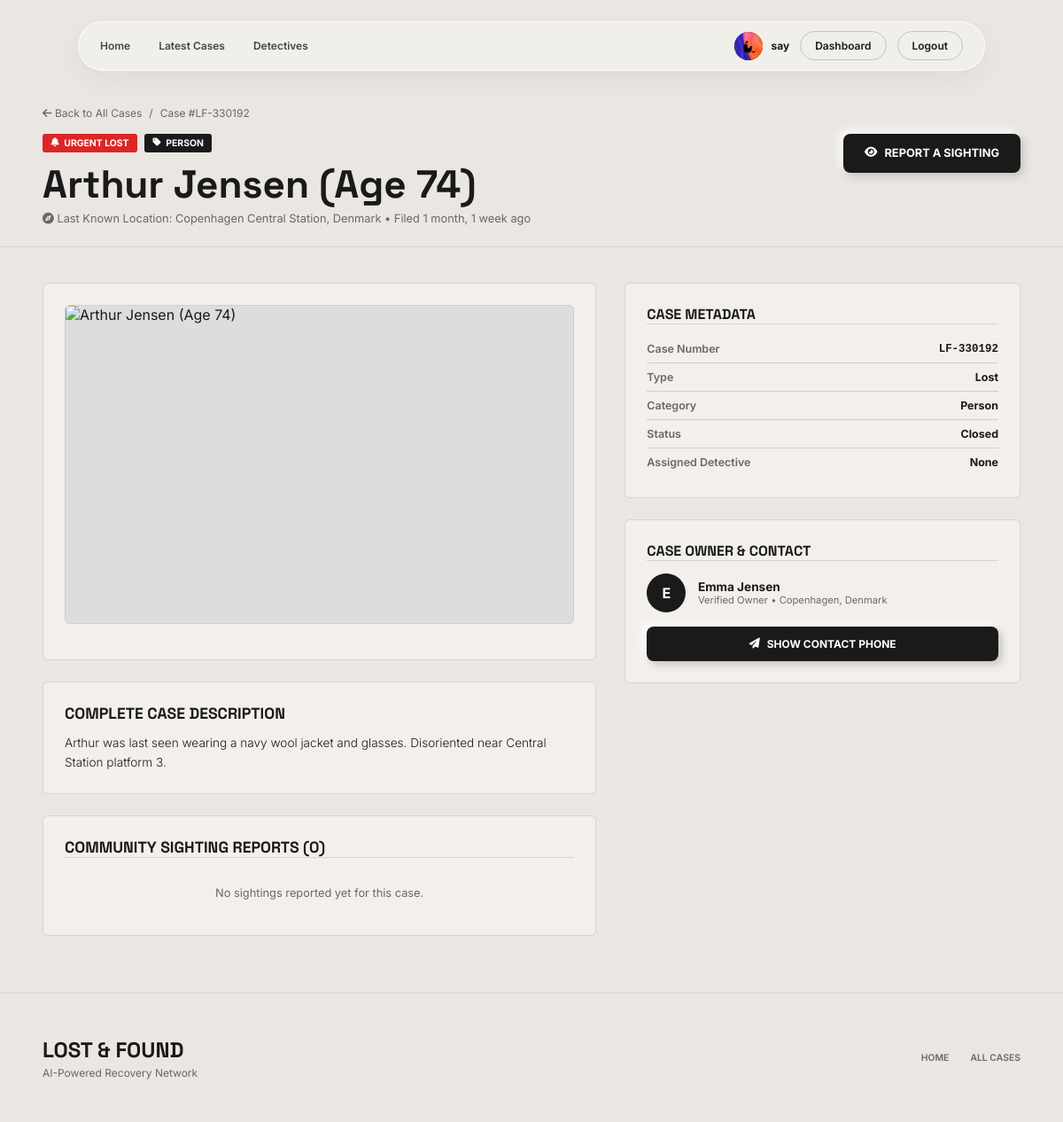
The page /case/2/ (signed in) on the database its author committed.
### app/models.py (models this page shows, shortened)
class Profile(models.Model):
    user=models.OneToOneField(User,on_delete=models.CASCADE)
    full_name=models.CharField(max_length=150)
    phone=models.CharField(max_length=20,blank=True)
    address=models.CharField(max_length=255,blank=True)
    city=models.CharField(max_length=100,blank=True)
    avatar=models.ImageField(upload_to="avatars/",blank=True,null=True)
    is_detective=models.BooleanField(default=False)
    is_banned=models.BooleanField(default=False)
    detective_status=models.CharField(max_length=20,choices=DETECTIVE_STATUS,default="PENDING")
    license_number=models.CharField(max_length=100,blank=True)
    specialization=models.CharField(max_length=200,blank=True)
    experience_years=models.PositiveIntegerField(default=0)
    created_at=models.DateTimeField(auto_now_add=True)

class Case(models.Model):
    owner=models.ForeignKey(User,on_delete=models.CASCADE,related_name="cases")
    assigned_detective=models.ForeignKey(User,on_delete=models.SET_NULL,null=True,blank=True,related_name="assigned_cases")
    case_number=models.CharField(max_length=30,default=case_no,unique=True)
    title=models.CharField(max_length=200)
    description=models.TextField()
    case_type=models.CharField(max_length=10,choices=CASE_TYPE)
    category=models.CharField(max_length=10,choices=CATEGORY)
    status=models.CharField(max_length=20,choices=CASE_STATUS,default="OPEN")
    location=models.CharField(max_length=255)
    reward=models.DecimalField(max_digits=10,decimal_places=2,default=0)
    created_at=models.DateTimeField(auto_now_add=True)
    updated_at=models.DateTimeField(auto_now=True)

### app/views.py (the view)
# urls.py: path('case/<int:pk>/', views.case_detail, name='case_detail'),
def case_detail(request, pk):
    case = get_object_or_404(Case.objects.select_related('owner', 'assigned_detective'), pk=pk)
    images = case.images.all()
    sightings = case.sightings.all().order_by('-created_at')
    assignment = CaseAssignment.objects.filter(case=case).select_related('detective').first()
    updates = []
    if assignment:
        updates = assignment.updates.all().order_by('-created_at')
    detective_request = DetectiveRequest.objects.filter(case=case).first()
    context = {
        'case': case,
        'images': images,
        'sightings': sightings,
        'assignment': assignment,
        'updates': updates,
        'detective_request': detective_request,
    }
    return render(request, 'case-details.html', context)

### app/templates/case-details.html (shortened to what this page needs)
{% load static %}
{% load humanize %}
<!DOCTYPE html>
<html lang="en">
<head>
    <link rel="stylesheet" href="https://cdnjs.cloudflare.com/ajax/libs/font-awesome/6.5.1/css/all.min.css">
</head>
<body>
    <header class="navbar">
        <nav class="nav-links">
            <a href="{% url 'home' %}">Home</a>
            <a href="{% url 'case_list' %}" class="active">Latest Cases</a>
            <a href="{% url 'detective_list' %}">Detectives</a>
        </nav>
        <div class="nav-actions">
            {% if user.is_authenticated %}
                <div class="user-nav-badge">
                    <div class="user-avatar-sm">
                        {% if user_profile and user_profile.avatar %}
                            <img src="{{ user_profile.avatar.url }}" alt="Avatar" style="width:100%;height:100%;object-fit:cover;">
                        {% else %}
                            {{ user.first_name|first|upper|default:user.username|first|upper }}
                        {% endif %}
                    </div>
                    <span style="font-size: 0.75rem; font-weight: 700;">{{ user_profile.full_name|default:user.username }}</span>
                </div>
                {% if user.is_staff %}
                    <a href="{% url 'admin_dashboard' %}" class="btn-login">Admin</a>
                {% elif user_profile.is_detective %}
                    <a href="{% url 'detective_dashboard' %}" class="btn-login">Dashboard</a>
                {% else %}
                    <a href="{% url 'user_dashboard' %}" class="btn-login">Dashboard</a>
                {% endif %}
                <a href="{% url 'logout' %}" class="btn-login">Logout</a>
            {% else %}
                <button onclick="openModal('modal-login')" class="btn-login">LOG IN</button>
                <button onclick="openModal('modal-signup')" class="btn-signup">SIGN UP <i class="fas fa-arrow-right"></i></button>
            {% endif %}
        </div>
    </header>
    <header class="page-header">
        <div class="container">
            <div class="breadcrumb">
                <a href="{% url 'case_list' %}"><i class="fas fa-arrow-left"></i> Back to All Cases</a>
                <span>/</span>
                <span>Case #{{ case.case_number }}</span>
            </div>
            <div style="display: flex; flex-wrap: wrap; justify-content: space-between; align-items: flex-start; gap: 1rem;">
                <div>
                    <div style="display: flex; gap: 0.5rem; margin-bottom: 0.5rem;">
                        {% if case.case_type == 'LOST' %}
                        <span class="badge-tag bg-red"><i class="fas fa-bell"></i> URGENT LOST</span>
                        {% else %}
                        <span class="badge-tag bg-emerald"><i class="fas fa-heart"></i> FOUND</span>
                        {% endif %}
                        <span class="badge-tag" style="background-color: var(--stone-dark);"><i class="fas fa-tag"></i> {{ case.get_category_display }}</span>
                    </div>
                    <h1 class="font-display" style="font-size: clamp(1.75rem, 4vw, 2.75rem); font-weight: 800;">
                        {{ case.title }}
                    </h1>
                    <p style="font-size: 0.8rem; color: var(--stone-muted); margin-top: 0.2rem;">
                        <i class="fas fa-compass"></i> Last Known Location: {{ case.location }} • Filed {{ case.created_at|timesince }} ago
                    </p>
                </div>
                {% if user.is_authenticated %}
                    {% if case.owner != user %}
                    <button onclick="openModal('modal-report-sighting')" class="neu-button-dark" style="padding: 0.9rem 1.5rem; font-size: 0.8rem;">
                        <i class="fas fa-eye"></i> REPORT A SIGHTING
                    </button>
                    {% else %}
                    <span style="font-size:0.7rem; color:var(--stone-muted); font-weight:600; padding:0.9rem 1rem; border:1px dashed var(--stone-border); border-radius:8px; background:var(--stone-light);">You posted this case — sightings are for other users</span>
                    {% endif %}
                {% else %}
                <button onclick="openModal('modal-login')" class="neu-button-dark" style="padding: 0.9rem 1.5rem; font-size: 0.8rem;">
                    <i class="fas fa-eye"></i> REPORT A SIGHTING
                </button>
                {% endif %}
            </div>
        </div>
    </header>
    <main class="case-main-section">
        <div class="container">
            <div class="case-grid">
                <div>
                    <div class="card-box">
                        <div class="gallery-main">
                            {% with primary=images|first %}
                            {% if primary %}
                            <img id="main-gallery-img" src="{{ primary.image.url }}" alt="{{ case.title }}">
                            {% else %}
                            <img id="main-gallery-img" src="https://images.unsplash.com/photo-1552053831-71594a27632d?auto=format&fit=crop&q=80&w=1200" alt="{{ case.title }}">
                            {% endif %}
                            {% endwith %}
                        </div>
                    </div>
                    <div class="card-box">
                        <h3 class="font-display" style="font-size: 1.1rem; font-weight: 700; margin-bottom: 0.75rem;">
                            COMPLETE CASE DESCRIPTION
                        </h3>
                        <p style="font-size: 0.85rem; color: var(--stone-dark); line-height: 1.6; font-weight: 300;">
                            {{ case.description }}
                        </p>
                    </div>
                    <div class="card-box" style="margin-bottom: 0;">
                        <h3 class="font-display border-b-line pb-2" style="font-size: 1.1rem; font-weight: 700;">
                            COMMUNITY SIGHTING REPORTS ({{ sightings|length }})
                        </h3>
                        <div style="margin-top: 1rem; display: flex; flex-direction: column; gap: 1rem;">
                            {% for report in sightings %}
                            <div style="background: var(--stone-bg); padding: 1rem; border-radius: 6px; border: 1px solid var(--stone-border);">
                                <div style="display: flex; justify-content: space-between; font-size: 0.7rem; color: var(--stone-muted);">
                                    <span><i class="fas fa-compass"></i> {{ report.location }}</span>
                                    <span>{{ report.created_at|date:"M d, Y h:i A" }}</span>
                                </div>
                                <p style="font-size: 0.8rem; color: var(--stone-dark); margin-top: 0.4rem;">{{ report.description }}</p>
                                <div style="display: flex; justify-content: space-between; align-items: center; margin-top: 0.5rem; font-size: 0.65rem; color: var(--stone-muted);">
                                    <span>Reported by: <strong>{{ report.reporter_name }}</strong></span>
                                    {% if report.reporter_contact %}<span>Contact: {{ report.reporter_contact }}</span>{% endif %}
                                </div>
                                {% if report.photo %}
                                <div style="margin-top: 0.5rem; max-width: 12rem; border-radius: 4px; overflow: hidden;">
                                    <img src="{{ report.photo.url }}" alt="Sighting photo" style="width: 100%;">
                                </div>
                                {% endif %}
                            </div>
                            {% empty %}
                            <p style="font-size: 0.8rem; color: var(--stone-muted); text-align: center; padding: 1rem 0;">No sightings reported yet for this case.</p>
                            {% endfor %}
                        </div>
                    </div>
                </div>
                <div>
                    <div class="card-box">
                        <h3 class="font-display border-b-line pb-2" style="font-size: 1rem; font-weight: 700;">
                            CASE METADATA
                        </h3>
                        <table style="width: 100%; font-size: 0.78rem; border-collapse: collapse; margin-top: 0.75rem;">
                            <tbody>
                                <tr style="border-bottom: 1px solid var(--stone-border);">
                                    <td style="padding: 0.5rem 0; color: var(--stone-muted); font-weight: 600;">Case Number</td>
                                    <td style="padding: 0.5rem 0; font-weight: 700; text-align: right; font-family: monospace;">{{ case.case_number }}</td>
                                </tr>
                                <tr style="border-bottom: 1px solid var(--stone-border);">
                                    <td style="padding: 0.5rem 0; color: var(--stone-muted); font-weight: 600;">Type</td>
                                    <td style="padding: 0.5rem 0; font-weight: 700; text-align: right;">{{ case.get_case_type_display }}</td>
                                </tr>
                                <tr style="border-bottom: 1px solid var(--stone-border);">
                                    <td style="padding: 0.5rem 0; color: var(--stone-muted); font-weight: 600;">Category</td>
                                    <td style="padding: 0.5rem 0; font-weight: 700; text-align: right;">{{ case.get_category_display }}</td>
                                </tr>
                                <tr style="border-bottom: 1px solid var(--stone-border);">
                                    <td style="padding: 0.5rem 0; color: var(--stone-muted); font-weight: 600;">Status</td>
                                    <td style="padding: 0.5rem 0; font-weight: 700; text-align: right;">{{ case.get_status_display }}</td>
                                </tr>
                                <tr>
                                    <td style="padding: 0.5rem 0; color: var(--stone-muted); font-weight: 600;">Assigned Detective</td>
                                    <td style="padding: 0.5rem 0; font-weight: 700; text-align: right;">
                                        {% if case.assigned_detective %}
                                        {{ case.assigned_detective.profile.full_name|default:case.assigned_detective.username }}
                                        {% else %}
                                        None
                                        {% endif %}
                                    </td>
                                </tr>
                            </tbody>
                        </table>
                    </div>
                    <div class="card-box" style="margin-bottom: 0;">
                        <h3 class="font-display border-b-line pb-2" style="font-size: 1rem; font-weight: 700;">
                            CASE OWNER &amp; CONTACT
                        </h3>
                        <div style="display: flex; align-items: center; gap: 0.85rem; margin-top: 0.85rem;">
                            <div style="width: 2.75rem; height: 2.75rem; border-radius: 50%; background: var(--stone-dark); color: #fff; display: flex; align-items: center; justify-content: center; font-weight: 700;">
                                {{ case.owner.first_name|first|upper|default:"U" }}
                            </div>
                            <div>
                                <h4 style="font-size: 0.85rem; font-weight: 700;">{{ case.owner.profile.full_name|default:case.owner.username }}</h4>
                                <p style="font-size: 0.7rem; color: var(--stone-muted);">Verified Owner • {{ case.owner.profile.city|default:case.owner.profile.address|default:"Platform Member" }}</p>
                            </div>
                        </div>
                        {% if case.owner.profile.phone %}
                        <div style="margin-top: 1rem;">
                            <button onclick="alert('Contact Number: {{ case.owner.profile.phone|escapejs }}');" class="neu-button-dark" style="width: 100%;">
                                <i class="fas fa-paper-plane"></i> SHOW CONTACT PHONE
                            </button>
                        </div>
                        {% endif %}
                    </div>
                </div>
            </div>
        </div>
    </main>
    <footer style="padding: 3rem 0; border-top: 1px solid rgba(210, 205, 199, 0.8);">
        <div class="container">
            <div style="display: flex; flex-wrap: wrap; justify-content: space-between; align-items: center; gap: 1.5rem;">
                <div>
                    <h2 class="font-display" style="font-size: 1.5rem; font-weight: 800; text-transform: uppercase;">LOST &amp; FOUND</h2>
                    <p style="font-size: 0.75rem; color: var(--stone-muted); margin-top: 0.2rem;">AI-Powered Recovery Network</p>
                </div>
                <div style="display: flex; gap: 1.5rem; font-size: 0.65rem; text-transform: uppercase; font-weight: 600; color: var(--stone-muted);">
                    <a href="{% url 'home' %}">Home</a>
                    <a href="{% url 'case_list' %}">All Cases</a>
                </div>
            </div>
        </div>
    </footer>
</body>
</html>

### rows shown on the page
Profile: avatar (picture), full_name "say"
Case: case_number "LF-330192", category "PERSON", title "Arthur Jensen (Age 74)", location "Copenhagen Central Station, Denmark", created_at "1 month, 1 week", description "Arthur was last seen wearing a navy wool jacket and glasses. Disoriented near Central Station platform 3.", case_type "Lost", category "Person", status "Closed", owner.first_name|first "E", owner.profile.full_name "Emma Jensen", owner.profile.city "Copenhagen, Denmark"

### other values the page prints
{{ sightings|length }} "0"
